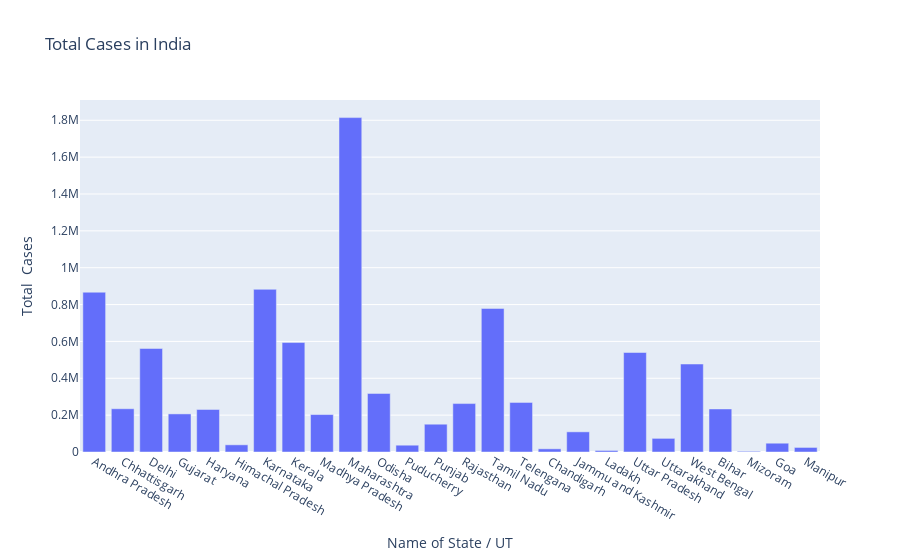

Notebook source saved alongside this figure:
### Code cell
#Matplotlib
fig=plt.figure(figsize=(20,10),dpi=200)
axes=fig.add_axes([0,0,1,1])
axes.bar(df['Name of State / UT'],df['Total  Cases '])
axes.set_title("Total Cases in India")
axes.set_xlabel("Name of State / UT")
axes.set_ylabel("Total  Cases ")
plt.show()

#plotly
fig=go.Figure()
fig.add_trace(go.Bar(x=df['Name of State / UT'],y=df['Total  Cases ']))
fig.update_layout(title='Total Cases in India',xaxis=dict(title='Name of State / UT'),yaxis=dict(title='Total  Cases '))

### Figure 1 — Plotly figure (JSON) as saved in the notebook; plotly's stock layout.template omitted (floating-point values rounded to 4 significant figures)
{"data": [{"y": [867063, 234725, 561742, 206714, 230713, 38977, 882608, 593957, 203231, 1814515, 317789, 36902, 150805, 262805, 779046, 269223, 17246, 109383, 8328, 539899, 73951, 477446, 233572, 3822, 47689, 24749], "x": ["Andhra Pradesh", "Chhattisgarh", "Delhi", "Gujarat", "Haryana", "Himachal Pradesh", "Karnataka", "Kerala", "Madhya Pradesh", "Maharashtra", "Odisha", "Puducherry", "Punjab", "Rajasthan", "Tamil Nadu", "Telengana", "Chandigarh", "Jammu and Kashmir", "Ladakh", "Uttar Pradesh", "Uttarakhand", "West Bengal", "Bihar", "Mizoram", "Goa", "Manipur"], "type": "bar"}], "layout": {"yaxis": {"title": {"text": "Total  Cases "}}, "xaxis": {"title": {"text": "Name of State / UT"}}, "title": {"text": "Total Cases in India"}}}
